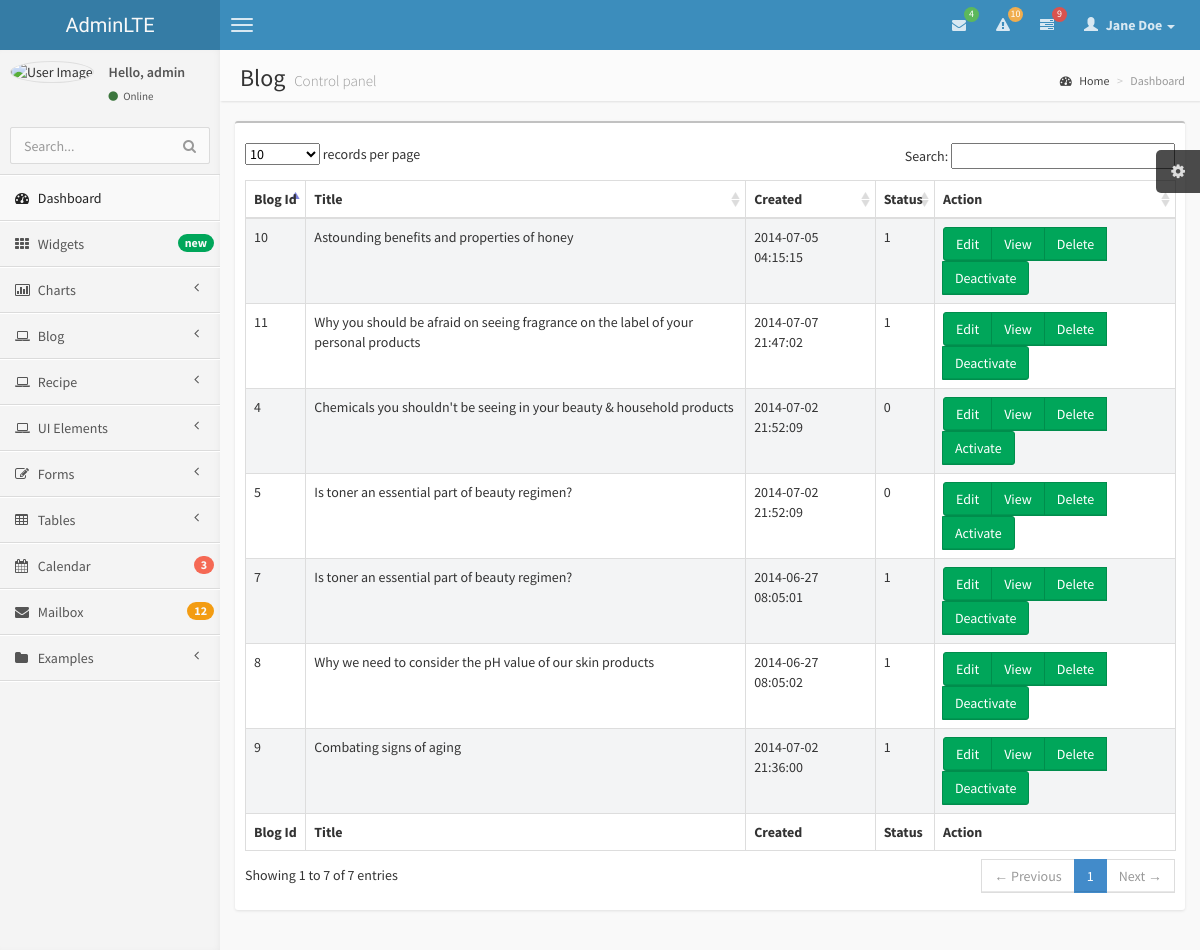
The page /admin/blogs/index.php (signed in) on the database its author committed.
### tables this page shows
CREATE TABLE IF NOT EXISTS `blogs` (
  `blog_id` int(11) NOT NULL AUTO_INCREMENT,
  `admin_id` int(11) NOT NULL,
  `title` varchar(128) NOT NULL,
  `body` text NOT NULL,
  `photo` varchar(128) NOT NULL,
  `thumbnail` varchar(128) NOT NULL,
  `views` int(11) NOT NULL,
  `category` varchar(128) NOT NULL,
  `sub_category` varchar(128) NOT NULL,
  `tags` int(11) NOT NULL,
  `status` int(11) NOT NULL DEFAULT '1',
  `created` timestamp NOT NULL DEFAULT CURRENT_TIMESTAMP ON UPDATE CURRENT_TIMESTAMP,
  PRIMARY KEY (`blog_id`)
);

### admin/class/class_blog.php (called while the page is built, shortened)
<?php
Class Blog{
    public function blogList(){
        $i=0;
        $list = array();
        $search = mysql_query("SELECT * FROM blogs");
        while($row = mysql_fetch_array($search)){
            $list[$i]['blog_id'] = $row['blog_id'];
            $list[$i]['title'] = $row['title'];
            $list[$i]['body'] = $row['body'];
            $list[$i]['category'] = $row['category'];
            $list[$i]['sub_category'] = $row['sub_category'];
            $list[$i]['photo'] = $row['photo'];
            $list[$i]['thumbnail'] = $row['thumbnail'];
            $list[$i]['status'] = $row['status'];
            $list[$i]['created'] = $row['created'];
            $i++;
        }
        return $list;
    }
}

### admin/blogs/index.php (the view, shortened to what this page needs)
<?php
include_once '../class/class_blog.php';
$blog = new Blog();
?>
<!DOCTYPE html>
<html>
    <head>
        <link href="../css/bootstrap.min.css" rel="stylesheet" type="text/css" />
        <link href="../css/font-awesome.min.css" rel="stylesheet" type="text/css" />
        <link href="../css/ionicons.min.css" rel="stylesheet" type="text/css" />
        <link href="../css/datatables/dataTables.bootstrap.css" rel="stylesheet" type="text/css" />
        <link href="../css/AdminLTE.css" rel="stylesheet" type="text/css" />
    </head>
    <body class="skin-blue">
        <header class="header">
            <a href="index.html" class="logo">
                AdminLTE
            </a>
            <nav class="navbar navbar-static-top" role="navigation">
                <a href="#" class="navbar-btn sidebar-toggle" data-toggle="offcanvas" role="button">
                    <span class="icon-bar"></span>
                    <span class="icon-bar"></span>
                    <span class="icon-bar"></span>
                </a>
                <div class="navbar-right">
                    <ul class="nav navbar-nav">
                        <li class="dropdown messages-menu">
                            <a href="#" class="dropdown-toggle" data-toggle="dropdown">
                                <i class="fa fa-envelope"></i>
                                <span class="label label-success">4</span>
                            </a>
                        </li>
                        <li class="dropdown notifications-menu">
                            <a href="#" class="dropdown-toggle" data-toggle="dropdown">
                                <i class="fa fa-warning"></i>
                                <span class="label label-warning">10</span>
                            </a>
                        </li>
                        <li class="dropdown tasks-menu">
                            <a href="#" class="dropdown-toggle" data-toggle="dropdown">
                                <i class="fa fa-tasks"></i>
                                <span class="label label-danger">9</span>
                            </a>
                        </li>
                        <li class="dropdown user user-menu">
                            <a href="#" class="dropdown-toggle" data-toggle="dropdown">
                                <i class="glyphicon glyphicon-user"></i>
                                <span>Jane Doe <i class="caret"></i></span>
                            </a>
                        </li>
                    </ul>
                </div>
            </nav>
        </header>
        <div class="wrapper row-offcanvas row-offcanvas-left">
            <aside class="left-side sidebar-offcanvas">
                <section class="sidebar">
                    <div class="user-panel">
                        <div class="pull-left image">
                            <img src="img/avatar3.png" class="img-circle" alt="User Image" />
                        </div>
                        <div class="pull-left info">
                            <p>Hello, <?php echo $_SESSION['username'] ?></p>
                            <a href="#"><i class="fa fa-circle text-success"></i> Online</a>
                        </div>
                    </div>
                    <form action="#" method="get" class="sidebar-form">
                        <div class="input-group">
                            <input type="text" name="q" class="form-control" placeholder="Search..."/>
                            <span class="input-group-btn">
                                <button type='submit' name='seach' id='search-btn' class="btn btn-flat"><i class="fa fa-search"></i></button>
                            </span>
                        </div>
                    </form>
                    <ul class="sidebar-menu">
                        <li class="active">
                            <a href="index.html">
                                <i class="fa fa-dashboard"></i> <span>Dashboard</span>
                            </a>
                        </li>
                        <li>
                            <a href="pages/widgets.html">
                                <i class="fa fa-th"></i> <span>Widgets</span> <small class="badge pull-right bg-green">new</small>
                            </a>
                        </li>
                        <li class="treeview">
                            <a href="#">
                                <i class="fa fa-bar-chart-o"></i>
                                <span>Charts</span>
                                <i class="fa fa-angle-left pull-right"></i>
                            </a>
                        </li>
                        <li class="treeview">
                            <a href="#">
                                <i class="fa fa-laptop"></i>
                                <span>Blog</span>
                                <i class="fa fa-angle-left pull-right"></i>
                            </a>
                        </li>
                        <li class="treeview">
                            <a href="#">
                                <i class="fa fa-laptop"></i>
                                <span>Recipe</span>
                                <i class="fa fa-angle-left pull-right"></i>
                            </a>
                        </li>
                        <li class="treeview">
                            <a href="#">
                                <i class="fa fa-laptop"></i>
                                <span>UI Elements</span>
                                <i class="fa fa-angle-left pull-right"></i>
                            </a>
                        </li>
                        <li class="treeview">
                            <a href="#">
                                <i class="fa fa-edit"></i> <span>Forms</span>
                                <i class="fa fa-angle-left pull-right"></i>
                            </a>
                        </li>
                        <li class="treeview">
                            <a href="#">
                                <i class="fa fa-table"></i> <span>Tables</span>
                                <i class="fa fa-angle-left pull-right"></i>
                            </a>
                        </li>
                        <li>
                            <a href="pages/calendar.html">
                                <i class="fa fa-calendar"></i> <span>Calendar</span>
                                <small class="badge pull-right bg-red">3</small>
                            </a>
                        </li>
                        <li>
                            <a href="pages/mailbox.html">
                                <i class="fa fa-envelope"></i> <span>Mailbox</span>
                                <small class="badge pull-right bg-yellow">12</small>
                            </a>
                        </li>
                        <li class="treeview">
                            <a href="#">
                                <i class="fa fa-folder"></i> <span>Examples</span>
                                <i class="fa fa-angle-left pull-right"></i>
                            </a>
                        </li>
                    </ul>
                </section>
            </aside>
            <aside class="right-side">
                <section class="content-header">
                    <h1>
                        Blog
                        <small>Control panel</small>
                    </h1>
                    <ol class="breadcrumb">
                        <li><a href="#"><i class="fa fa-dashboard"></i> Home</a></li>
                        <li class="active">Dashboard</li>
                    </ol>
                </section>
                <section class="content">
                    <div class="box">
                                <div class="box-header">
                                </div>
                                <div class="box-body table-responsive">
                                    <table id="example1" class="table table-bordered table-striped">
                                        <thead>
                                            <tr>
                                                <th>Blog Id</th>
                                                <th>Title</th>
                                                <th>Created</th>
                                                <th>Status</th>
                                                <th>Action</th>
                                            </tr>
                                        </thead>
                                        <tbody>
                                            <?php foreach($blog->blogList() as $a): ?>
                                            <tr>
                                                <td><?php echo $a['blog_id'] ?></td>
                                                <td><?php echo $a['title'] ?></td>
                                                <td><?php echo $a['created'] ?></td>
                                                <td><?php echo $a['status'] ?></td>
                                                <td>
                                                    <div class="btn-group">
                                                        <a class="btn btn-success" href="edit.php?id=<?php echo $a['blog_id'] ?>">Edit</a>
                                                        <a class="btn btn-success" href="view.php?id=<?php echo $a['blog_id'] ?>">View</a>
                                                        <a class="btn btn-success" href="delete.php?id=<?php echo $a['blog_id'] ?>">Delete</a>
                                                        <?php
                                                        if($a['status']==1){
                                                        ?>
                                                        <a class="btn btn-success" href="deactivate.php?id=<?php echo $a['blog_id'] ?>">Deactivate</a>
                                                        <?php }else{ ?>
                                                        <a class="btn btn-success" href="activate.php?id=<?php echo $a['blog_id'] ?>">Activate</a>
                                                        <?php } ?>
                                                    </div>
                                                </td>
                                            </tr>
                                            <?php endforeach; ?>
                                        </tbody>
                                        <tfoot>
                                            <tr>
                                                <th>Blog Id</th>
                                                <th>Title</th>
                                                <th>Created</th>
                                                <th>Status</th>
                                                <th>Action</th>
                                            </tr>
                                        </tfoot>
                                    </table>
                                </div>
                            </div>
                </section>
            </aside>
        </div>
    </body>
</html>

### rows shown on the page
blogs: blog_id "4", title "Chemicals you shouldn't be seeing in your beauty & household products", created "2014-07-02 21:52:09", status "0"
blogs: blog_id "5", title "Is toner an essential part of beauty regimen?", created "2014-07-02 21:52:09", status "0"
blogs: blog_id "7", title "Is toner an essential part of beauty regimen?", created "2014-06-27 08:05:01", status "1"
blogs: blog_id "8", title "Why we need to consider the pH value of our skin products", created "2014-06-27 08:05:02", status "1"
blogs: blog_id "9", title "Combating signs of aging", created "2014-07-02 21:36:00", status "1"
blogs: blog_id "10", title "Astounding benefits and properties of honey", created "2014-07-05 04:15:15", status "1"
blogs: blog_id "11", title "Why you should be afraid on seeing fragrance on the label of your personal products", created "2014-07-07 21:47:02", status "1"

### other values the page prints
$_SESSION['username'] "admin"
